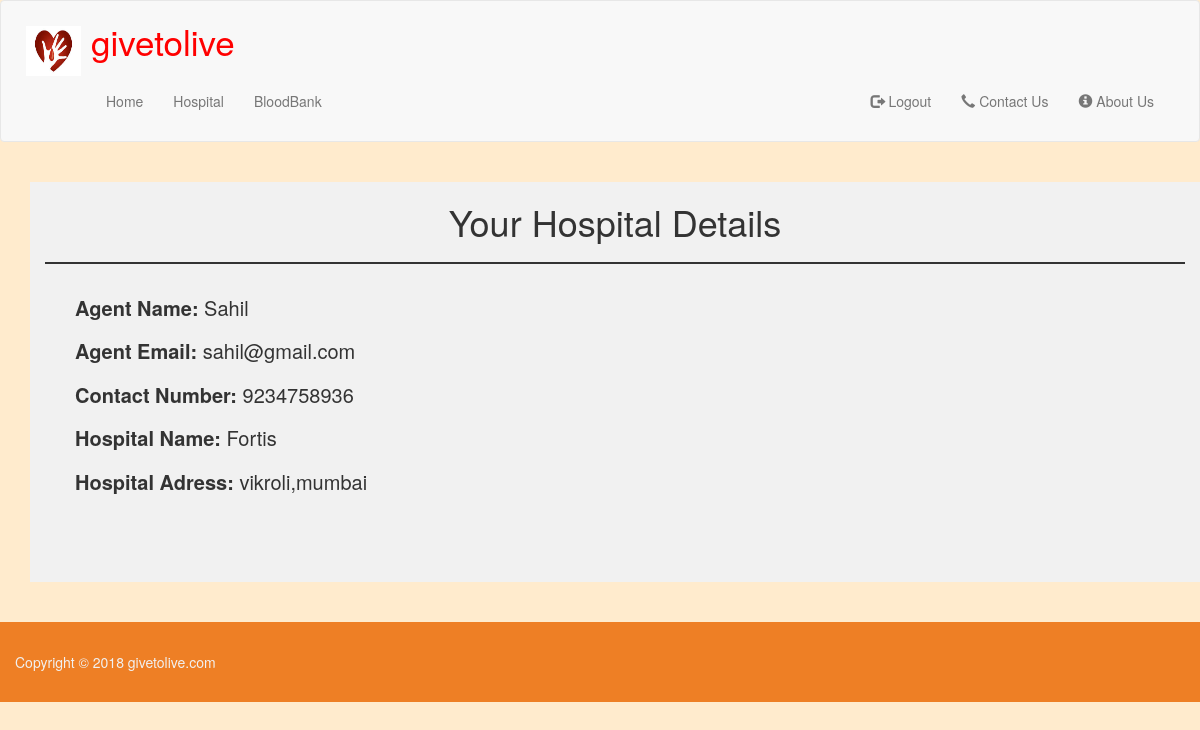
Page /givetolive.com/Hospital/Hospital.php (signed in) on the committed database.
### tables this page shows
CREATE TABLE `hospital` (
  `hid` int(11) NOT NULL,
  `agentName` varchar(50) NOT NULL,
  `agentEmail` varchar(50) NOT NULL,
  `Hcontact` varchar(50) NOT NULL,
  `agentPass` int(10) NOT NULL,
  `hname` varchar(50) NOT NULL,
  `hadd` text NOT NULL,
  `city` varchar(50) NOT NULL
);

### givetolive.com/Hospital/Hospital.php (the view)
<?php require_once 'Hheader.php';?>
<?php require_once '../db.php';?>
<?php if(isset($_SESSION["hid"])): ?>
<?php
$hid = $_SESSION["hid"] ;
global $conn;
$sql = "SELECT * FROM hospital WHERE hid = ?";
$stm = $conn->prepare($sql);
$stm->execute([$hid]);
$detail = $stm->fetch();
?>
<div class="container">
  <div class="container hbox">
    <div class="Hdetails">
       <div class="heading text-center"><h1>Your Hospital Details</h1></div>
       <hr>
       <div class="hbody">
        <p><label>Agent Name: </label> <?php echo $detail['agentName'];?></p>
        <p><label>Agent Email:</label> <?php echo $detail['agentEmail'];?></p>
        <p><label>Contact Number:</label> <?php echo $detail['Hcontact'];?></p>
        <p><label>Hospital Name:</label> <?php echo $detail['hname'];?></p>
        <p><label>Hospital Adress:</label> <?php echo $detail['hadd'];?></p>
       </div>
    </div>
  </div>
</div>
<?php endif; ?>
<?php require_once 'Hfooter.php';?>

### givetolive.com/css/sty.css (style rules this page uses)
body { background-color: blanchedalmond; }
hr { border: 1px solid; margin-bottom: 25px; }
.hbox { margin-top: 20px; height: 400px; background-color: #f1f1f1; overflow: auto; }
.hbody { margin: 30px; font-size: 20px; }

### rows in the picture
hospital: agentName "Sahil", agentEmail "sahil@gmail.com", Hcontact "9234758936", hname "Fortis", hadd "vikroli,mumbai"
